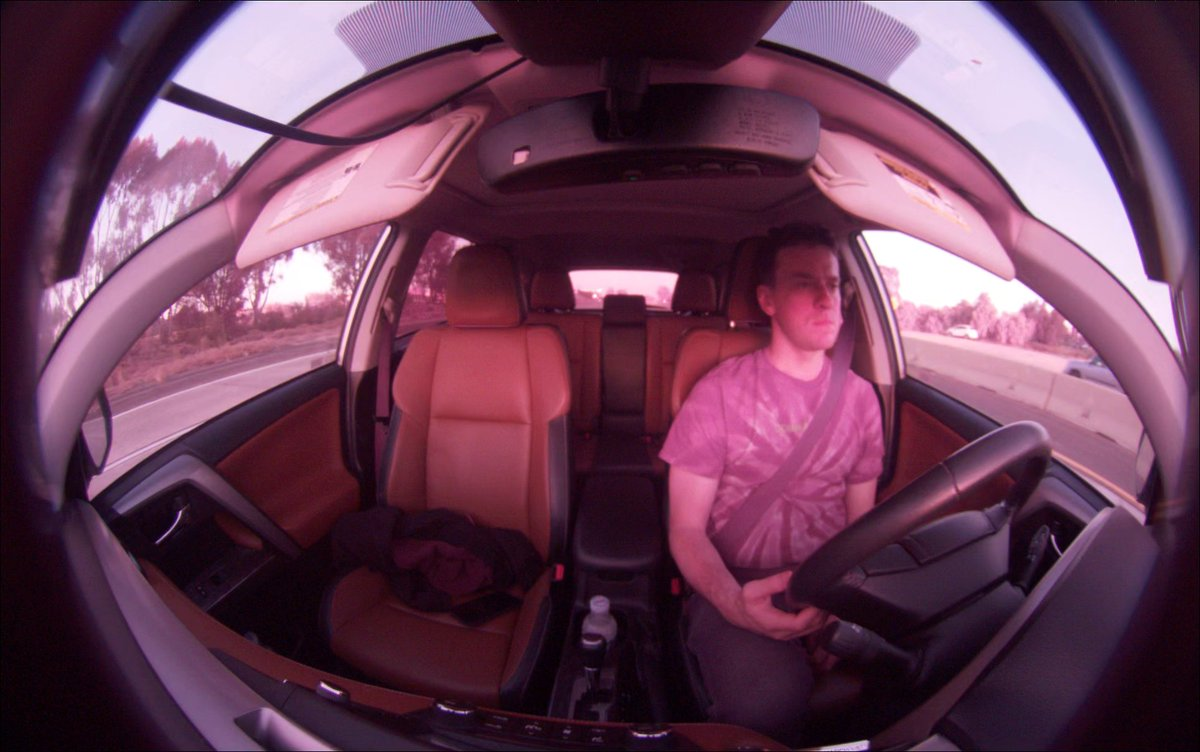
#> input picture dmonitoring_python/dataset/ecam.jpeg, 1200 x 752 px
$ python preprocess_dmonitoring.py
#> lines starting #> are read from the running program, lines starting #| are printed output that depends on the picture
import json
import sys
import os
import time
import numpy as np
import cv2

def BGR2YUV420(image_path):
#> called with image_path = 'dataset/ecam.jpeg'
    IMG_SIZE_in = (1440,960) #RGB format

    img_bgr = cv2.imread(image_path)
#> img_bgr is the input picture: shape (752, 1200, 3); mean B, G, R 86.3, 62.4, 104.7
    img_bgr = cv2.resize(img_bgr,IMG_SIZE_in)
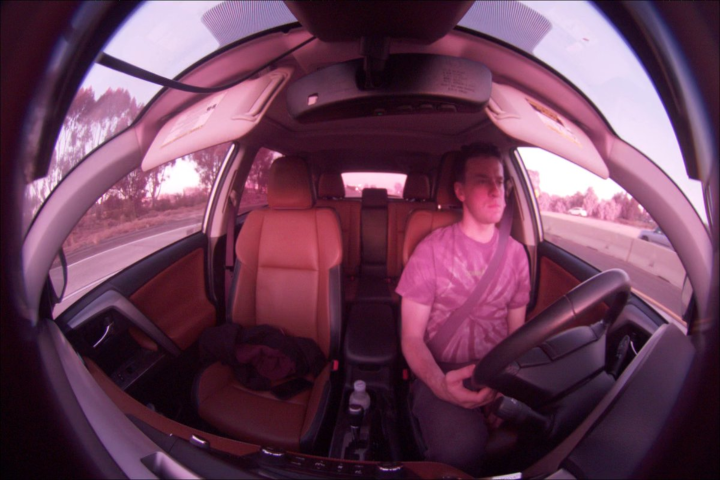
#> img_bgr: shape (960, 1440, 3) (shown at 1/2 size); mean B, G, R 86.2, 62.3, 104.6

    # convert bgr picture to YUV420
    img_yuv = cv2.cvtColor(img_bgr, cv2.COLOR_BGR2YUV)
#> img_yuv: shape (960, 1440, 3); mean of channels 0, 1, 2 77.7, 132, 151.6

    y_channel = img_yuv[:, :, 0]
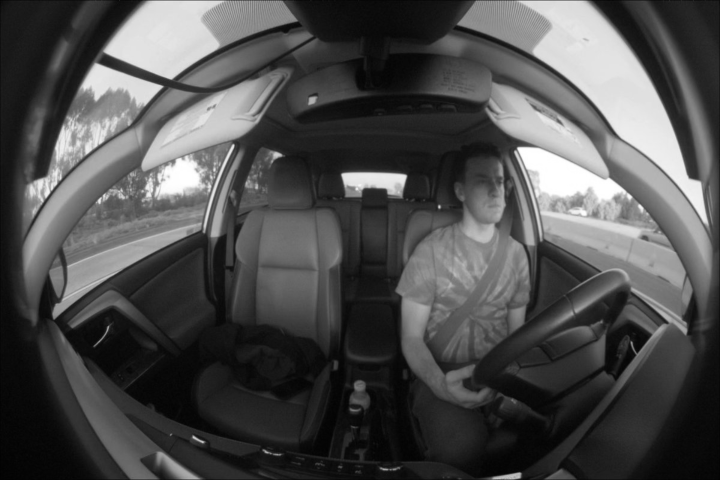
#> y_channel: shape (960, 1440) (shown at 1/2 size); min 1, max 255, mean 77.7
    output = y_channel.reshape((1,1382400))

    return output

def combine_inputs(IMG_PATH = "dataset/ecam.jpeg"):
    # MODEL_WIDTH = 1440
    # MODEL_HEIGHT = 960
    img = BGR2YUV420(IMG_PATH)
    # img = np.zeros([1,MODEL_HEIGHT * MODEL_WIDTH], dtype=np.uint8)
    calib_input = np.zeros((1,3),dtype=np.float32)
    return [img,calib_input]


# test script to test preprocess step
if __name__ == "__main__":
    value = combine_inputs()
#> value = 2 items
    print(value[0].shape)
#| (1, 1382400)
    print(value[1].shape)
#| (1, 3)
